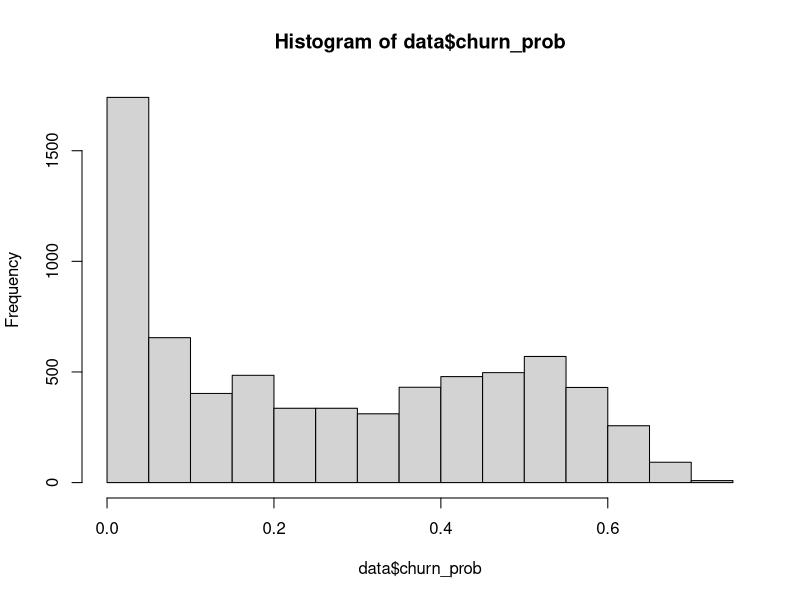

R code for this plot: (Note: this script raises an error after producing the figure.)
## ---- chunk 1
rm(list=ls())
options(scipen=999) # turn off scientific notation
set.seed(999) # set seed
data <- read.csv('telco_churn_data.csv', header=TRUE) # read data
data$Churn = as.factor(data$Churn)
data <- within(data, Churn <- relevel(Churn, ref = 'No')) # making sure Churn == 'Yes' is coded as 1 and Churn == 'No' as zero, in binary logistic regression
head(data,5) # take a look at the data
## ---- chunk 2
colnames(data)
## ---- chunk 3
set.seed(999) # set seed
model <- glm(Churn ~ .,  
             data=data,  
             family=binomial(link = "logit"))
summary(model)
## ---- chunk 4
data$churn_prob <- predict.glm(model, newdata=data, type="response")
hist(data$churn_prob)
## ---- chunk 5
library('caret') # may need to install this package first
confusionMatrix(table(1*(data$churn_prob>0.5),1*(data$Churn=='Yes')))
## ---- chunk 6
sum(data$churn_prob>0.6) # number of customers with probability of churn strictly greater than 60%
## ---- chunk 7
-model$coefficients[7]/model$coefficients[10]
## ---- chunk 8
pf<-function(incr, data)
{
  d <- data[data$Churn=="No",] # only keeping customers that have not churned yet
  d$MonthlyCharges <- d$MonthlyCharges*incr # possible increase in monthly charges (no increase is incr==1.0)
  g <- 0.99 # discount factor (money in the next period is worth 0.99 money in the period before that)
  p <- 1-predict.glm(model, newdata=d, type="response") # retention probability based on logistic regresion (we assume retention probability will remain constant for each consumer, conditional on fixed d$MonthlyCharges)
  clv <- d$MonthlyCharges/(1-p*g) # CLV formula
  return(sum(clv)) # sum of discounted profits across all individual consumers
}
## ---- chunk 9
pf(1.0, data) # no increase in price: 1 * charge_amount
pf(1.5, data) # 50% increase: (1 + 0.5) * charge_amount
pf(2, data) # 100% increase / doubling: 2 * charge_amount
pf(3, data) # 200% increase / trippling: 3 * charge_amount
## ---- chunk 10
set.seed(999)
data = data[1:5000,-5]
opt<-optim(1.0, pf, method="L-BFGS-B", control=list(fnscale=-1), data=data)
## ---- chunk 11
c(opt$par, opt$value)
## ---- chunk 12
pf(opt$par, data) - pf(1.0, data)
